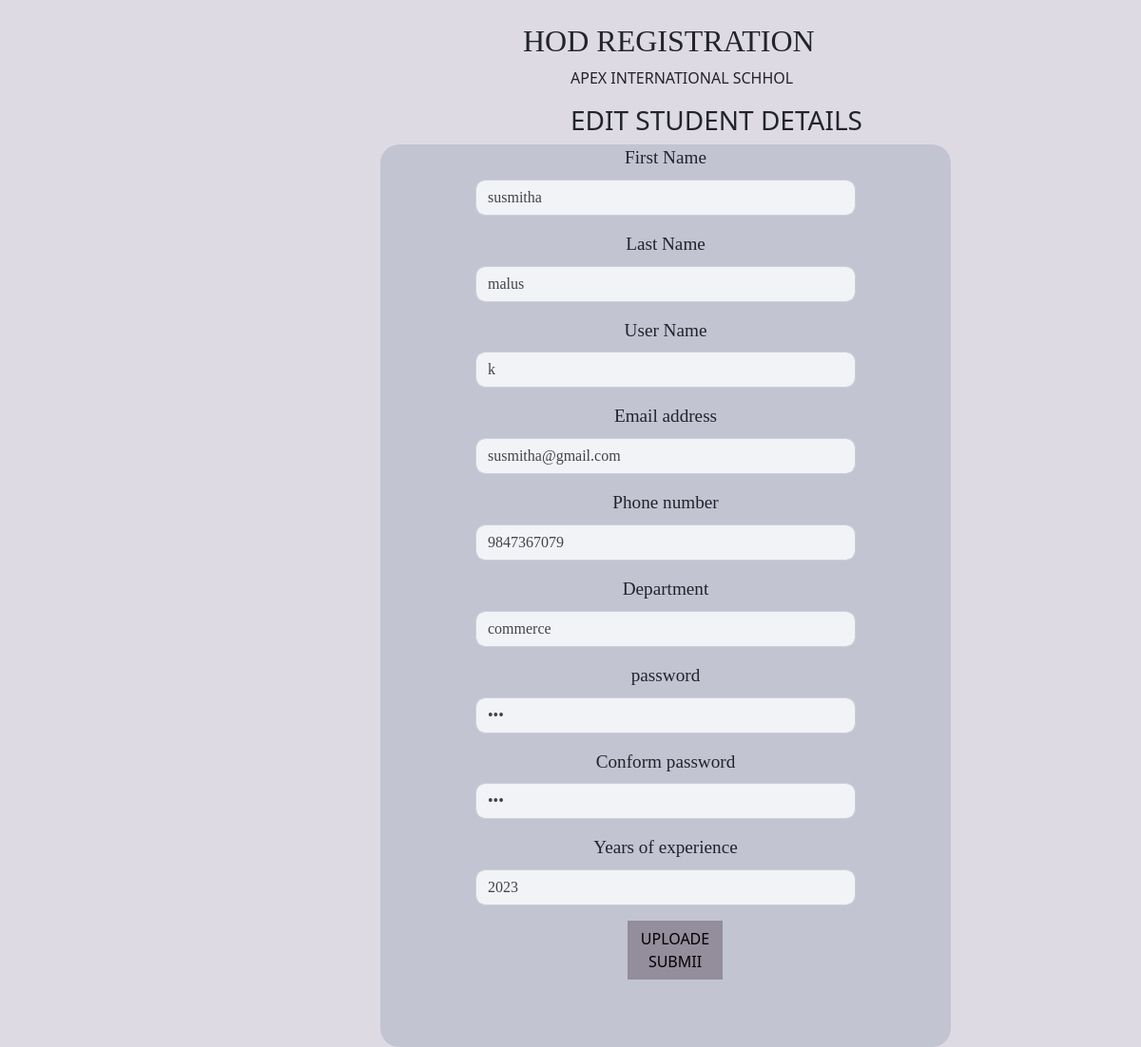
Screenshot of /editst/3 with the database file from the repository.
### stdapplications/models.py (models this page shows, shortened)
class students(models.Model):
    user=models.ForeignKey(User,on_delete=models.CASCADE)
    name =models.CharField(max_length=250)
    lastname=models.CharField(max_length=250)
    username=models.CharField(max_length=250)
    email =models.CharField(max_length=250)
    phone= models.IntegerField()
    department=models.CharField(max_length=250)
    password=models.CharField(max_length=250)
    conform=models.CharField(max_length=250)
    years=models.IntegerField()
    status=models.CharField(max_length=250)
    role=models.CharField(max_length=250)

### stdapplications/views.py (the view)
# urls.py: path('editst/<int:edst>',views.editst,name='editst'),
def editst(request,edst):
    dataas=students.objects.get(id=edst)
    return render(request,'editstudent.html',{'data':dataas})

### stdapplications/templates/editstudent.html (shortened to what this page needs)
<!DOCTYPE html>
<html lang="en">
<head>
    <link href="https://cdn.jsdelivr.net/npm/bootstrap@5.1.3/dist/css/bootstrap.min.css" rel="stylesheet">
     <link rel="stylesheet" href="../static/css/hodregii.css">
</head>
<body>
    <div class="row">
    <div class="col"><BR>
<DIV class="TEXT">
      <h3 style="font-size: xx-large; font-family: Georgia, 'Times New Roman', Times, serif; margin-left: 550PX;" >HOD REGISTRATION</h3>
      <P style="margin-left:600px;">APEX INTERNATIONAL SCHHOL</P>
      <H3 style="margin-left:600px;">EDIT STUDENT DETAILS</H3>
      </DIV>
            <div class="col" style="min-height: 950px;">
              <div class="one" style="margin-left: 400px; min-height: 950px; ">
            <form  method="post" action="{% url 'formstud' data.id %}">
                <div class="mb-3">
                  <label for="name" class="form-label">First Name</label>
                  <input type="text" class="form-control" id="name" name="name" value="{{data.name}}"></div>
                  <div class="mb-3">
                  <label for="lastname" class="form-label">Last Name</label>
                  <input type="text" class="form-control" id="lastname" name="lastname" value="{{data.lastname}}"></div>
                  <div class="mb-3">
                    <label for="username" class="form-label">User Name</label>
                    <input type="text" class="form-control" id="username" name="username"  style=" width: 400px; margin-left: 100px;opacity: 0.8;border-radius: 10px;" value="{{data.username}}"></div>
                  <div class="mb-3">
                  <label for="exampleInputEmail1" class="form-label">Email address</label>
                  <input type="email" class="form-control" id="exampleInputEmail1" name="email"value="{{data.email}}" >
                </div>
                <div class="mb-3">
                  <label for="phone" class="form-label">Phone number</label>
                  <input type="text" class="form-control" id="phone" name="phone" value="{{data.phone}}">
                </div>
                <div class="mb-3">
                  <label for="department" class="form-label">Department</label>
                  <input type="text" class="form-control" id="department" name="department" value="{{data.department}}">
                </div>
                <div class="mb-3">
                  <label for="password" class="form-label">password</label>
                  <input type="password" class="form-control" id="password" name="password"  style=" width: 400px; margin-left: 100px;opacity: 0.8;border-radius: 10px;" value="{{data.password}}"></div>
                  <div class="mb-3">
                    <label for="conform" class="form-label">Conform password</label>
                    <input type="password" class="form-control" id="Conform" name="conform" style=" width: 400px; margin-left: 100px;opacity: 0.8;border-radius: 10px;" value="{{data.conform}}"></div>
                <div class="mb-3">
                  <label for="years" class="form-label">Years of experience</label>
                  <input type="text" class="form-control" id="years" name="years" value="{{data.years}}">
                </div>
                <div class="btnn" style="width: 100px;">
                <button type="submit" class="btn -btn-dark" ><a style="color: black;">UPLOADE SUBMII</a></button></div>
              </form>
        </div>
            </div>
    </div>
    </div>
</body>
</html>

### stdapplications/static/css/hodregii.css (style rules this page uses)
* { margin: 0PX; padding: 0PX; box-sizing: border-box; }
body ,html { overflow-x: hidden; }
.col { background-color: rgb(222, 218, 228); width: 100%; }
.one { background-color: rgba(150, 164, 182, 0.4); width: 600px; margin-left: 200px; border-radius: 20px; }
.mb-3 { text-align: center; font-size: larger; font-family: Georgia, 'Times New Roman', Times, serif; }
#name { width: 400px; margin-left: 100px; opacity: 0.8; border-radius: 10px; }
#lastname { width: 400px; margin-left: 100px; opacity: 0.8; border-radius: 10px; }
#exampleInputEmail1 { width: 400px; margin-left: 100px; opacity: 0.8; border-radius: 10px; }
#phone { width: 400px; margin-left: 100px; opacity: 0.8; border-radius: 10px; }
#department { width: 400px; margin-left: 100px; opacity: 0.8; border-radius: 10px; }
#years { width: 400px; margin-left: 100px; opacity: 0.8; border-radius: 10px; }
.btnn { margin-left: 260px; background-color:rgb(147, 141, 156); color: black; text-align: center; }

### rows the page displays
students: name "susmitha", lastname "malus", username "k", phone "9847367079", department "commerce", years "2023"
